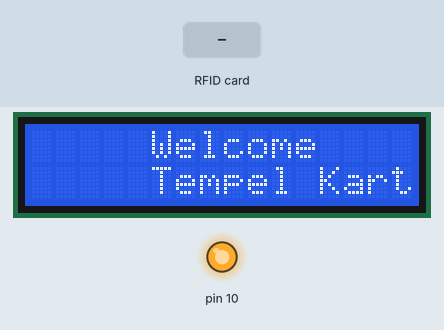
Recording of a sketch running on a simulated Arduino Uno, built with avr-gcc and run on an emulated ATmega328P. Parts: 16×2 character LCD, output pins drawn as LEDs (lit = HIGH). Inputs (shaded band) come from the test bench. What the sketch prints to the serial monitor is not drawn.

Above: at 1.3 s.
1.4 s: RFID card 8A 37 5A 1A held to the reader
At 3.8 s:
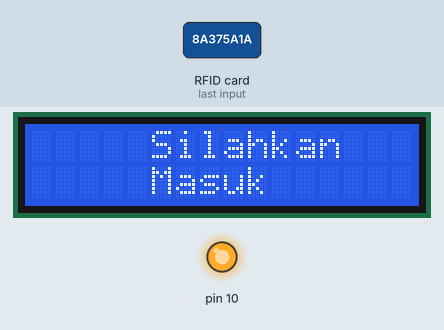
4.4 s: RFID card 5E 7A 19 C4 held to the reader
At 5.4 s:
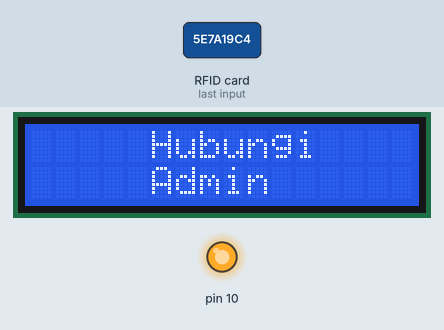
10.4 s: RFID card 5E 7A 19 C4 held to the reader
Timing chart, 0 to 13.4 s (numbered marks = the images above; inputs shaded):
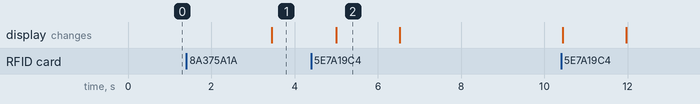

Measured:
- after the input at 1.4 s, the display: changes after 2.1 s (image 1)
- after the input at 4.4 s, the display: changes after 0.60 s (image 2)
- what the display in image 2 shows lasts 1.5 s, from 5.0 s to 6.5 s

The sketch:

RFID___LCD.ino
```cpp
//Librarry yang digunakan
#include <SPI.h>
#include <MFRC522.h>
#include <LiquidCrystal_I2C.h>


//Variable Baru
#define SS_PIN PB7 //SDA
#define RST_PIN PB0 //Reset

//Inisialisasi pembuatan variable
  LiquidCrystal_I2C lcd(0x27, 16, 2);

MFRC522 mfrc522(SS_PIN, RST_PIN);

void setup (){
  // Fungsionalitas PIN MCU
  Serial.begin(9600); // Baudrate yang digunakan
  SPI.begin(); // Initiate SPI Begin
  mfrc522.PCD_Init(); // Initiate MFRC522
  Serial.print ("Mulai");

  //Menentukan Fungsionalitas dari PIN pada Microcontroller
  Serial.begin(115200); //baudrate yang digunakan untuk komunikasi microcontroller dengan komputer
  lcd.begin();
}

void loop (){
  //Program yang akan dijalankan berulang-ulang
  lcd.clear(); //Untuk Menghapus karakter pada LCD
  lcd.setCursor(5,0); lcd.print("Welcome ");
  lcd.setCursor(5,1); lcd.print("Tempel Kartu");

  // Program yang diulang-ulang
  if ( ! mfrc522.PICC_IsNewCardPresent()) {return;}
  // Pilihan satu kartu
  if ( ! mfrc522.PICC_ReadCardSerial()) {return;}

  // Show UID on Serial Monitor
  Serial.print("UID tag :");
  String content= "";
  byte letter;
  for (byte i = 0; i < mfrc522.uid.size; i++)
  {
     Serial.print(mfrc522.uid.uidByte[i] < 0x10 ? " 0" : "");
     Serial.print(mfrc522.uid.uidByte[i], HEX);
     content.concat(String(mfrc522.uid.uidByte[i] < 0x10 ? " 0" : ""));
     content.concat(String(mfrc522.uid.uidByte[i], HEX));
  }
  Serial.println();
  Serial.print("Message : ");
  content.toUpperCase();
  if (content == "8A375A1A") //change here the UID of the card/cards that you want to give access
  {
    Serial.println("Selamat datang");
    delay(2000);
    lcd.clear(); //Untuk Menghapus karakter pada LCD
    lcd.setCursor(5,0); lcd.print("Silahkan ");
    lcd.setCursor(5,1); lcd.print("Masuk");
    delay(1000);
  }else{
    Serial.println("Kartu Belum Terdaftar!");
    lcd.clear(); //Untuk Menghapus karakter pada LCD
    lcd.setCursor(5,0); lcd.print("Hubungi ");
    lcd.setCursor(5,1); lcd.print("Admin");
    delay(1000);
  }
  Serial.println("Tempelkan Kartu!");
  delay(500); //Jeda waktu perulagan seama 500 mili detik
}
```
